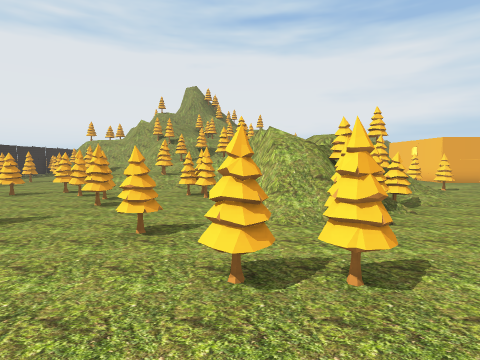
View 1 (above)

22 first-person views from a walk through a scene from a Unity 3-D project. The camera is 1.3 m above the floor, tilts 4° down and sees 80° across. The floor is counted in squares, 2 m on a side. Each view is taken from the middle of a square. On the plan, view 1 faces up. The plan holds only what a view shows up to about 9 squares ahead; the rest is blank. The place goes on beyond the plan. Some surface patterns are stand-ins.

View 2
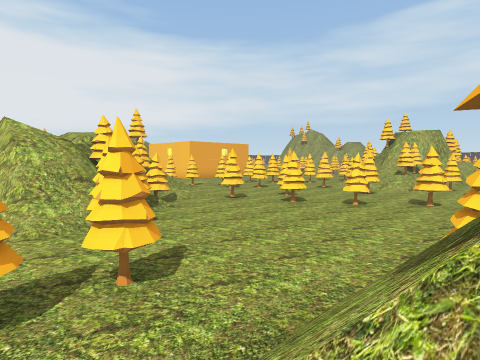

View 3
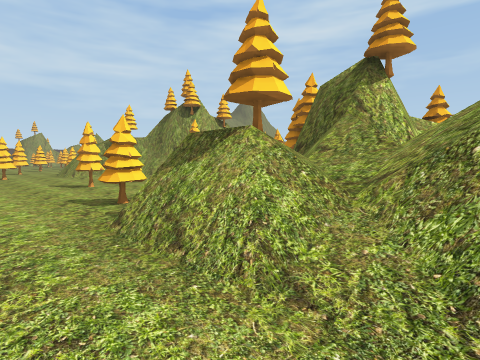

View 4
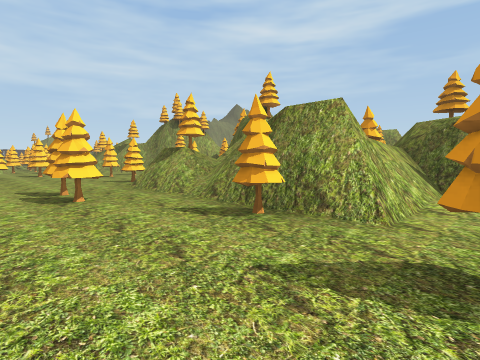

View 5
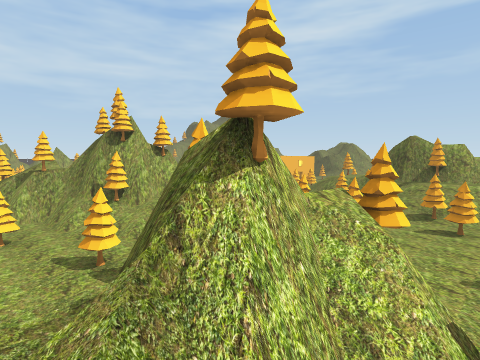

View 6
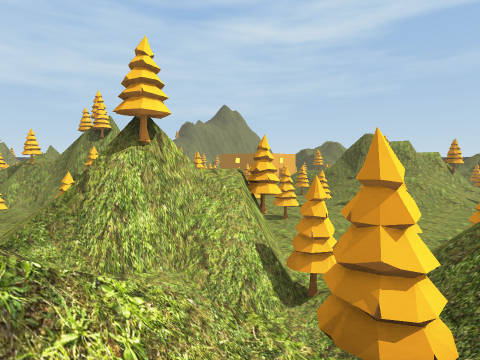

View 7
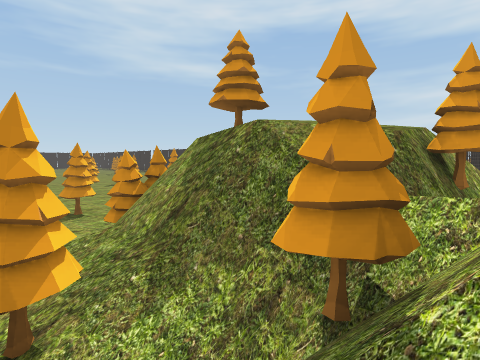

View 8
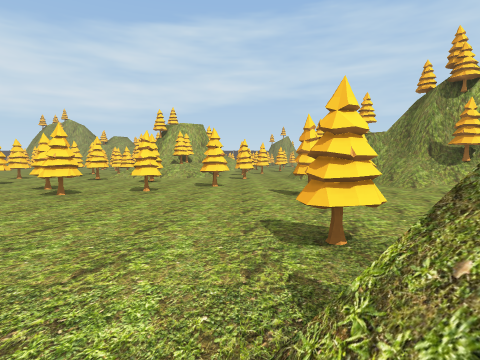

View 9
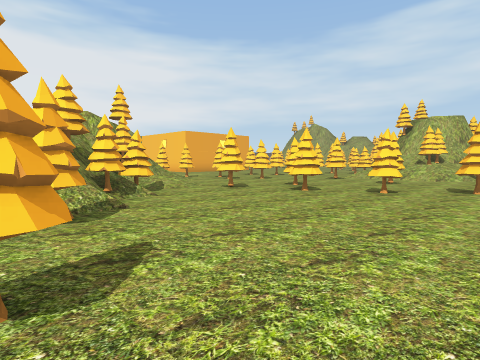

View 10
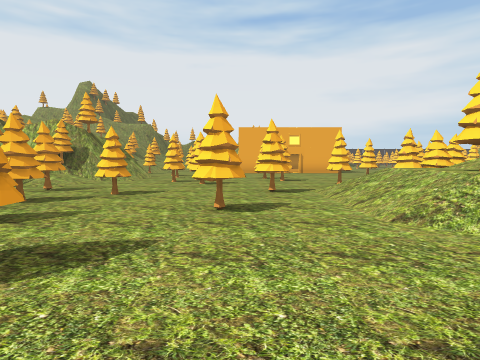

View 11
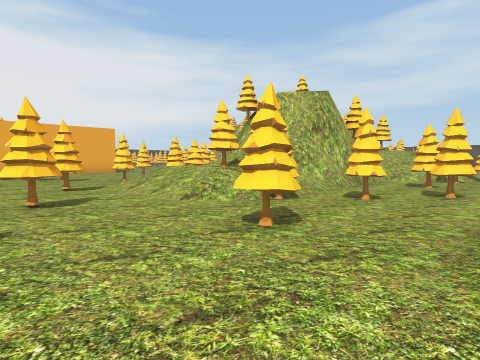

View 12
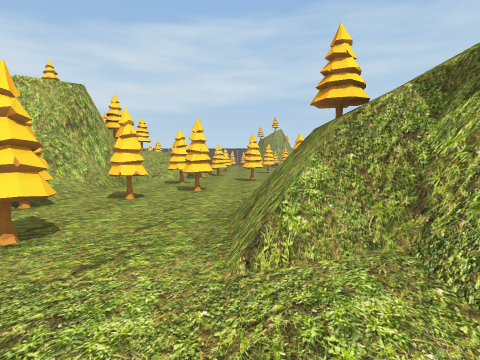

View 13
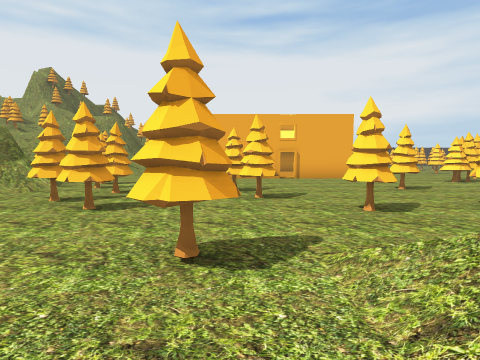

View 14
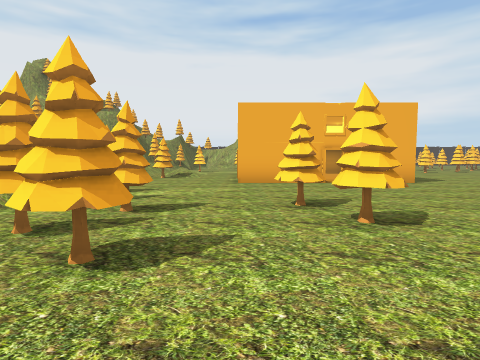

View 15
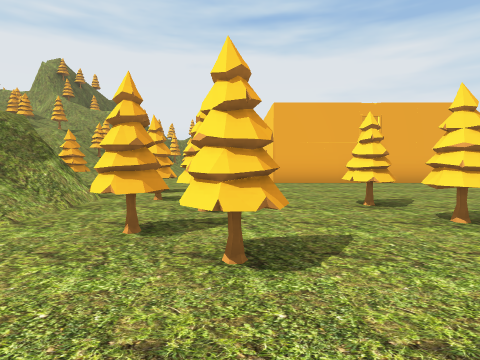

View 16
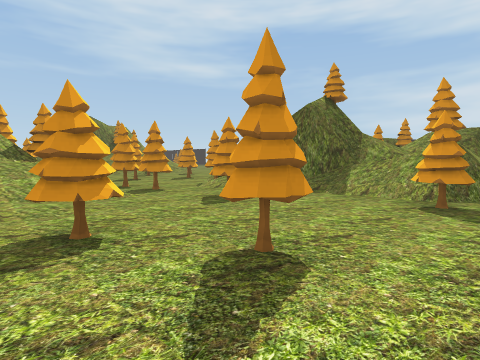

View 17
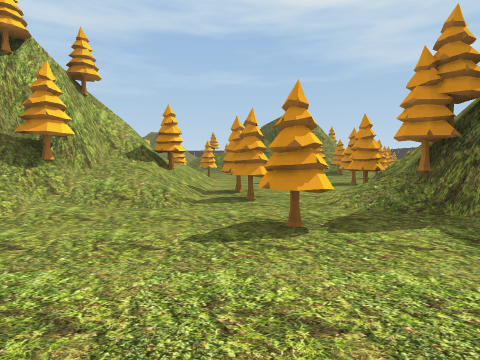

View 18
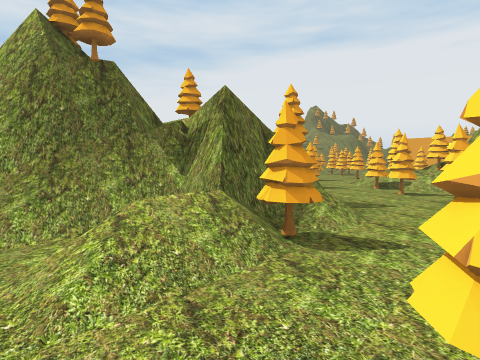

View 19
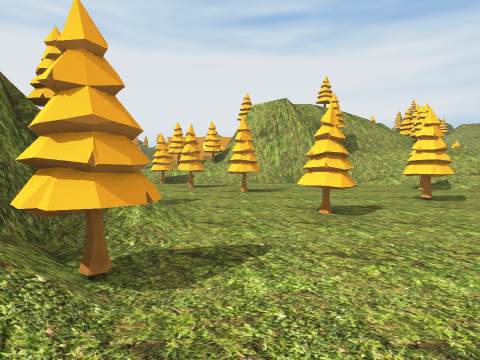

View 20
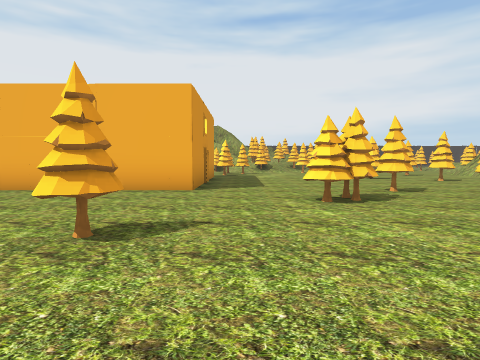

View 21
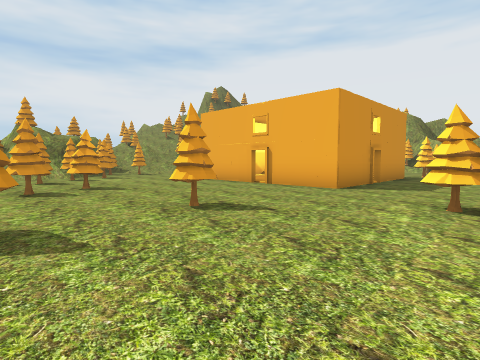

View 22
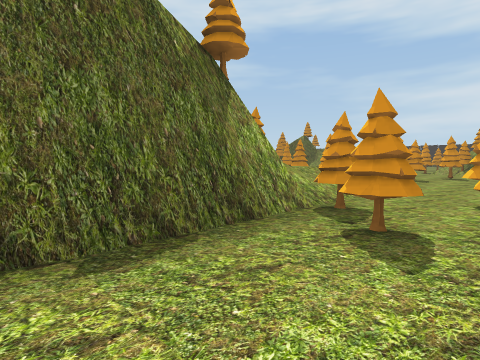

### Floor plan
Key: @ floor where view 1 was taken; # wall or solid block; x gap in a wall; . floor; / step, stairs or slope; = window, fence, low wall or low ledge; v drop or lower ground; T pine tree; O other object.
Columns run from 8 left of view 1 to 18 right of it. Each row starts with its distance up from view 1.
 17                        #...
 16                        x...
 15             // ...#    #...
 14             // ...###x##...
 13              T ...........T
 12                O.........TT
 11               #.T......T...
 10             TT=..T.T...T...
  9 OO.T. OT    #T/.TT.T......
  8  ...T..T    //..TT...T.T...
  7   ..TT..##TTT/.........T...
  6    ...../##T..T.T..T//T####
  5     ..T../T...TTT...///####
  4    ...TT..T....T..T./T/## #
  3    .....TT.....T..../TT####
  2    T.....T......T....T..###
  1    .#T#=//=........T..T..T
  0    .##v/@T=T..TT.......T.T
 -1     /////x/........=#.....T
 -2   ####T/###....T..###T..T..
 -3    ##TT=###/TT../=####/.T..
 -4     T##T#=#T..//T#####T...
 -5     TT=.T #T.T//T#####/..
 -6      T.......TTT## #=//.T
 -7      ..O....../#####/.../
 -8      .....T.O./T
 -9     .T.....  ./T
-10     ....T.
-11     .....T
-12      ..//T

Where each view was taken, in squares from view 1:
view 1: 0 up, 0 right, facing up
view 2: 0 up, 0 right, facing up-right
view 3: 2 up, 1 left, facing down-right
view 4: 4 up, 5 left, facing down-right
view 5: 1 down, 1 left, facing down-right
view 6: 1 down, 3 left, facing down-right
view 7: 2 down, 1 left, facing down-left
view 8: 1 up, 1 right, facing right
view 9: 1 up, 1 right, facing up-right
view 10: 0 up, 10 right, facing up
view 11: 1 down, 9 right, facing up-right
view 12: 1 down, 9 right, facing right
view 13: 4 up, 11 right, facing up
view 14: 6 up, 10 right, facing up
view 15: 6 up, 9 right, facing up
view 16: 1 up, 8 right, facing down-left
view 17: 0 up, 5 right, facing down
view 18: 7 down, 16 right, facing up-left
view 19: 6 down, 15 right, facing up
view 20: 8 up, 16 right, facing up
view 21: 8 up, 18 right, facing up-left
view 22: 8 up, 18 right, facing down-left
